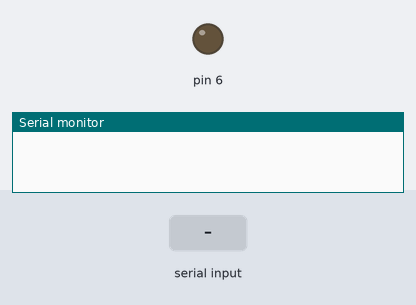
Simulated run of this sketch. Board: Arduino Uno, built with avr-gcc and run on an emulated ATmega328P. On the bench: output pins drawn as LEDs (lit = HIGH), the last lines printed to the serial monitor. The inputs (shaded band) are chosen by the test bench.

Above: at 1.2 s.
1.3 s: "0" received over Serial
At 2.4 s:
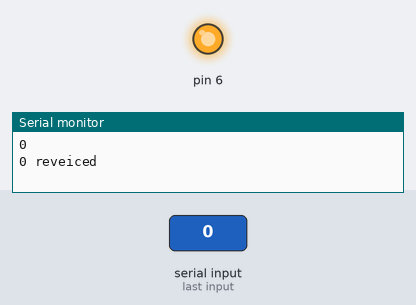
2.8 s: "1" received over Serial
At 3.6 s:
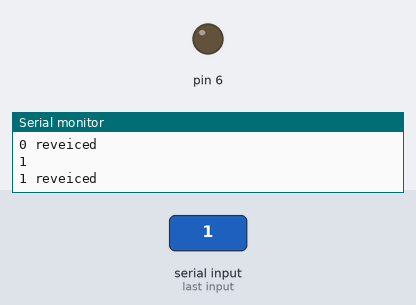
Timing chart, 0 to 5.8 s (numbered marks = the images above; inputs shaded):
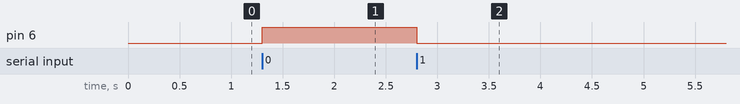

The sketch:

Relay-Triggered.ino
```cpp
#include <LiquidCrystal.h>
void setup()
{
  Serial.begin(9600);
  pinMode(6, OUTPUT);
  digitalWrite(6, LOW);
}

void loop()
{
  while( Serial.available() )
  {
    char data = Serial.read();
    Serial.println(data);
    if(data == '1'){
    Serial.println("1 reveiced");
      digitalWrite(6, LOW);
    }else if(data == '0'){
      Serial.println("0 reveiced");
      digitalWrite(6, HIGH);
    }

  }
}
```

Measured:
- after the input at 1.3 s, pin 6: LOW → HIGH at once
- after the input at 2.8 s, pin 6: HIGH → LOW at once
